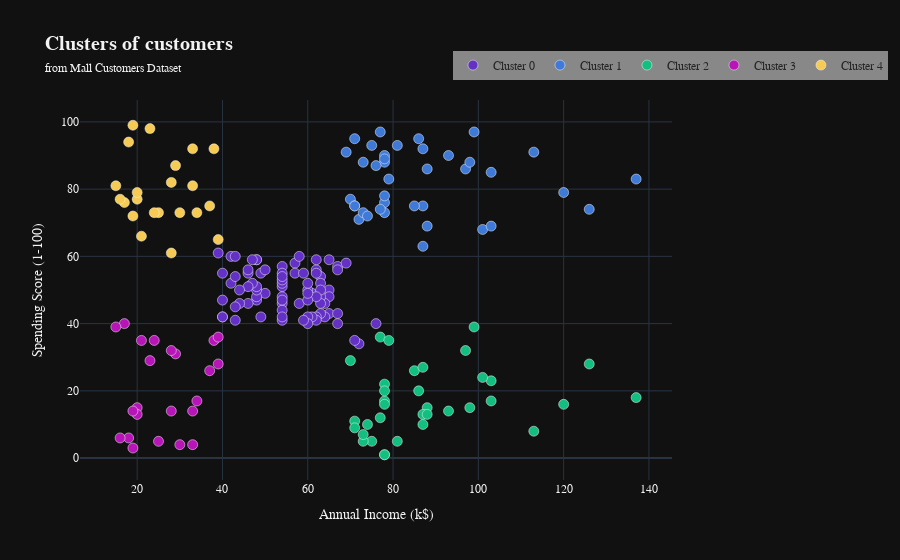

Notebook source saved alongside this figure:
### Code cell
cluster_colors = ['#6331C5', '#3F7AD8', '#12BF80', '#B715B7', '#F6CB53']

# Create a DataFrame for Plotly
df = pd.DataFrame({'x': X[:, 0], 'y': X[:, 1], 'cluster': y_kmeans})

# Sort the DataFrame by cluster for better visualization
df_clustersort = df.sort_values(by='cluster')
df_clustersort = df_clustersort.reset_index(drop=True)


fig2 = go.Figure()

# Add scatter traces for each cluster
for cluster, color in zip(df_clustersort['cluster'].unique(), cluster_colors):
    cluster_data = df_clustersort[df_clustersort['cluster'] == cluster]
    fig2.add_trace(go.Scatter(
        x=cluster_data['x'],
        y=cluster_data['y'],
        mode='markers',
        marker=dict(color=color, size=10, line=dict(color='#F2F2F2', width=0.5)),
        name=f'Cluster {cluster}',
        hovertemplate=f'<extra></extra><b>Cluster {cluster}</b><br>' +
                      '<b>Annual Income (k$):</b> %{x}<br>' +
                      '<b>Spending Score (1-100)</b>: %{y}'
    ))

fig2.update_layout(
    title='<b style="font-size:20px;">Clusters of customers</b><br><span style="font-size:12px;">from Mall Customers Dataset</span>',
    xaxis=dict(title='Annual Income (k$)'),
    yaxis=dict(title='Spending Score (1-100)'),
    font=dict(family='Montserrat', color='#F2F2F2'),
    legend=dict(orientation="h", x=0.63, y=1.13, bgcolor="rgba(255, 255, 255, 0.5)",font=dict(color="#262626")),
    template='plotly_dark'
)

fig2.show()

#---------------------------------------------------------------------------------------------------------------------------------------------#
# The final figure is displayed, showcasing the clusters of customers based on their annual income and spending score.
# This type of visualization helps identify patterns and behaviors of customer segments, enabling the establishment of targeted marketing or 
# sales strategies based on different customer groups.
# In this case, identify the consumption according to annual income, low income is not always low consumption, or high income is reflected in 
# high consumption.
#---------------------------------------------------------------------------------------------------------------------------------------------#

### Figure 1 — Plotly figure (JSON) as saved in the notebook; plotly's stock layout.template omitted (floating-point values rounded to 4 significant figures)
{"data": [{"hovertemplate": "<extra></extra><b>Cluster 0</b><br><b>Annual Income (k$):</b> %{x}<br><b>Spending Score (1-100)</b>: %{y}", "marker": {"color": "#6331C5", "line": {"color": "#F2F2F2", "width": 0.5}, "size": 10}, "mode": "markers", "name": "Cluster 0", "type": "scatter", "x": [61, 57, 54, 54, 54, 54, 54, 54, 54, 54, 54, 54, 54, 57, 54, 50, 49, 49, 48, 48, 48, 48, 48, 48, 47, 47, 46, 50, 46, 58, 59, 65, 65, 65, 64, 64, 63, 63, 63, 63, 63, 63, 62, 58, 62, 62, 62, 62, 67, 61, 60, 60, 60, 60, 60, 60, 59, 62, 65, 46, 44, 46, 76, 72, 71, 69, 39, 67, 67, 40, 67, 40, 40, 42, 42, 43, 43, 40, 43, 44, 43], "y": [49, 58, 46, 57, 44, 41, 55, 51, 42, 52, 48, 53, 54, 55, 47, 49, 42, 55, 47, 59, 48, 50, 59, 51, 59, 52, 55, 56, 56, 60, 55, 43, 50, 48, 46, 42, 54, 52, 48, 43, 46, 50, 42, 46, 56, 59, 48, 41, 57, 42, 50, 47, 52, 42, 40, 49, 41, 55, 59, 46, 46, 51, 40, 34, 35, 58, 61, 40, 56, 55, 43, 42, 42, 52, 60, 54, 60, 47, 45, 50, 41]}, {"hovertemplate": "<extra></extra><b>Cluster 1</b><br><b>Annual Income (k$):</b> %{x}<br><b>Spending Score (1-100)</b>: %{y}", "marker": {"color": "#3F7AD8", "line": {"color": "#F2F2F2", "width": 0.5}, "size": 10}, "mode": "markers", "name": "Cluster 1", "type": "scatter", "x": [86, 87, 87, 87, 88, 88, 99, 97, 98, 85, 101, 103, 103, 113, 120, 126, 93, 81, 78, 78, 69, 70, 71, 71, 71, 72, 73, 79, 73, 75, 77, 77, 78, 78, 78, 78, 74, 76, 137], "y": [95, 63, 75, 92, 86, 69, 97, 86, 88, 75, 68, 85, 69, 91, 79, 74, 90, 93, 76, 73, 91, 77, 95, 75, 75, 71, 88, 83, 73, 93, 97, 74, 90, 88, 89, 78, 72, 87, 83]}, {"hovertemplate": "<extra></extra><b>Cluster 2</b><br><b>Annual Income (k$):</b> %{x}<br><b>Spending Score (1-100)</b>: %{y}", "marker": {"color": "#12BF80", "line": {"color": "#F2F2F2", "width": 0.5}, "size": 10}, "mode": "markers", "name": "Cluster 2", "type": "scatter", "x": [85, 97, 75, 81, 93, 88, 77, 74, 77, 78, 87, 78, 78, 78, 87, 88, 78, 98, 78, 126, 86, 120, 70, 113, 79, 103, 71, 103, 71, 137, 101, 99, 73, 73, 87], "y": [26, 32, 5, 5, 14, 15, 12, 10, 36, 22, 10, 17, 1, 20, 13, 13, 16, 15, 1, 28, 20, 16, 29, 8, 35, 23, 11, 17, 9, 18, 24, 39, 5, 7, 27]}, {"hovertemplate": "<extra></extra><b>Cluster 3</b><br><b>Annual Income (k$):</b> %{x}<br><b>Spending Score (1-100)</b>: %{y}", "marker": {"color": "#B715B7", "line": {"color": "#F2F2F2", "width": 0.5}, "size": 10}, "mode": "markers", "name": "Cluster 3", "type": "scatter", "x": [21, 24, 20, 19, 18, 17, 16, 20, 19, 15, 33, 23, 34, 30, 37, 29, 38, 28, 28, 39, 25, 39, 33], "y": [35, 35, 15, 3, 6, 40, 6, 13, 14, 39, 4, 29, 17, 4, 26, 31, 35, 32, 14, 36, 5, 28, 14]}, {"hovertemplate": "<extra></extra><b>Cluster 4</b><br><b>Annual Income (k$):</b> %{x}<br><b>Spending Score (1-100)</b>: %{y}", "marker": {"color": "#F6CB53", "line": {"color": "#F2F2F2", "width": 0.5}, "size": 10}, "mode": "markers", "name": "Cluster 4", "type": "scatter", "x": [33, 37, 38, 17, 34, 15, 16, 21, 33, 19, 30, 29, 19, 28, 20, 28, 25, 20, 24, 23, 18, 39], "y": [81, 75, 92, 76, 73, 81, 77, 66, 92, 72, 73, 87, 99, 61, 77, 82, 73, 79, 73, 98, 94, 65]}], "layout": {"font": {"color": "#F2F2F2", "family": "Montserrat"}, "legend": {"bgcolor": "rgba(255, 255, 255, 0.5)", "font": {"color": "#262626"}, "orientation": "h", "x": 0.63, "y": 1.13}, "title": {"text": "<b style=\"font-size:20px;\">Clusters of customers</b><br><span style=\"font-size:12px;\">from Mall Customers Dataset</span>"}, "xaxis": {"title": {"text": "Annual Income (k$)"}}, "yaxis": {"title": {"text": "Spending Score (1-100)"}}}}
